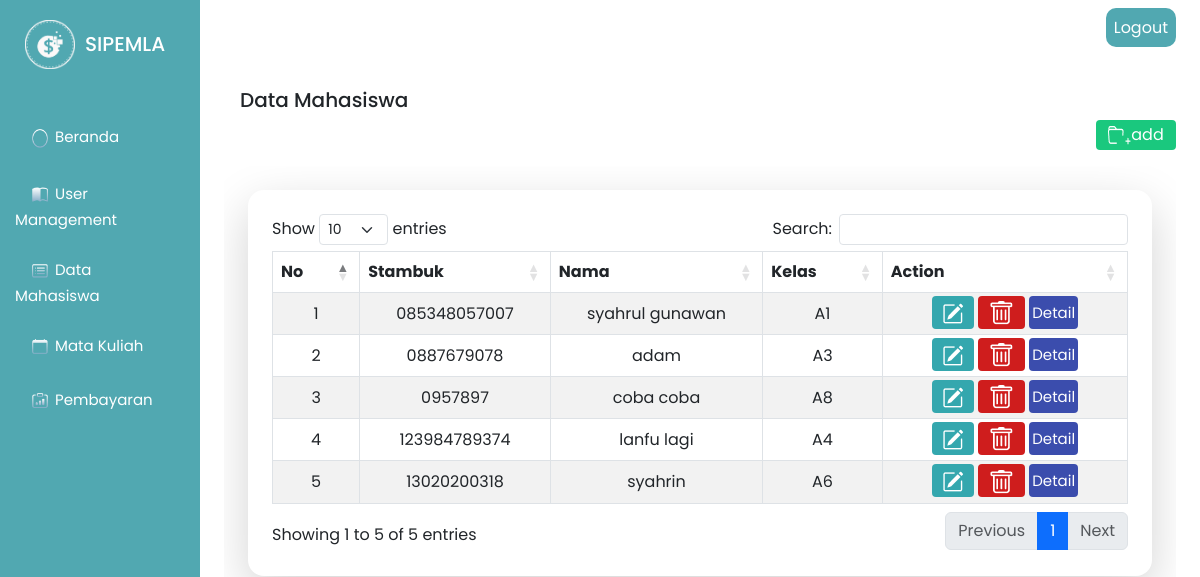
/SIPEMLA/Datamahasiswa (signed in), run on an earlier commit of the app's database.
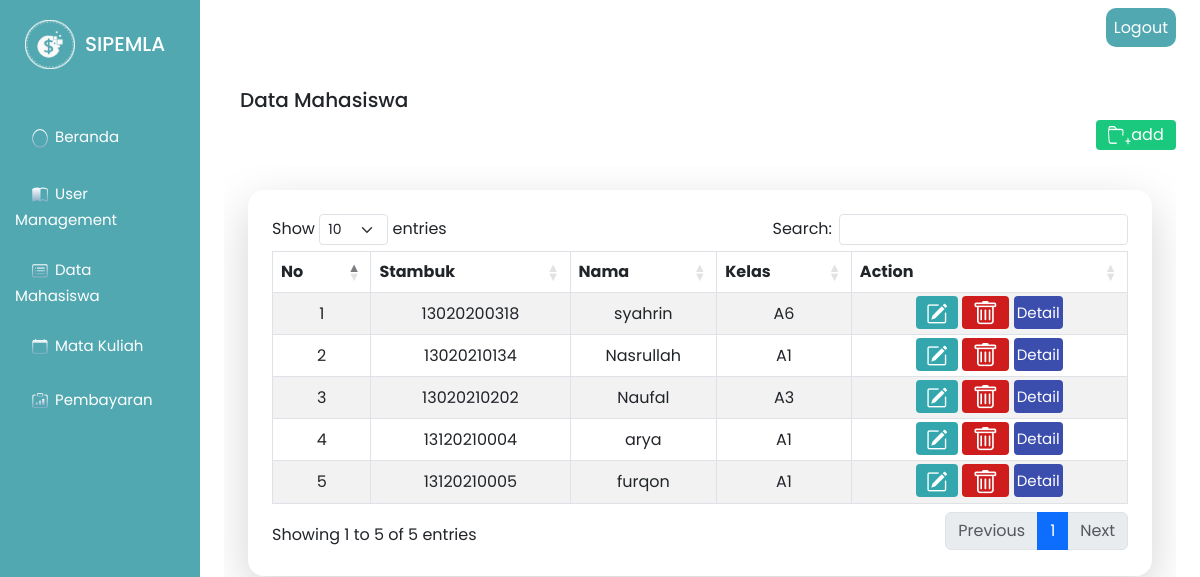
And on a later commit of the database.
### tables this page shows
CREATE TABLE `mahasiswa` (
  `stambuk` varchar(15) NOT NULL,
  `nama` varchar(80) NOT NULL,
  `prodi` enum('Teknik Informatika','Sistem Informasi') NOT NULL,
  `idkelas` int(11) NOT NULL
);

CREATE TABLE `kelas` (
  `idkelas` int(11) NOT NULL,
  `namekelas` varchar(11) NOT NULL
);

### SIPEMLA/app/core/Controller.php (called while the page is built, shortened)
<?php
class Controller
{
    public function view($view, $data = [])
    {
        require_once 'app/views/' . $view . '.php';
    }
    public function model($model)
    {
        return new $model;
    }
}

### SIPEMLA/app/core/App.php (called while the page is built, shortened)
<?php
class App {
    protected $controller = 'Home';
    protected $method = 'index';
    protected $params = [];
    public function __construct() {
        $url = $this->parseURL();
        if(empty($url[0])){
            if(file_exists('home.php')) {
                $this->controller = $url[0];
                unset($url[0]);
            }
            require_once 'app/controllers/' . $this->controller . '.php';
            $this->controller = new $this->controller;
        }else{
            if(file_exists('app/controllers/' . $url[0] . '.php')) {
                $this->controller = $url[0];
            }
            $this->controller = new $this->controller;
        }
        call_user_func_array([$this->controller, $this->method], $this->params);
    }
    public function parseURL(){
        if(isset($_GET['url'])) {
            $url = rtrim($_GET['url'], '/');
            $url = filter_var($url, FILTER_SANITIZE_URL);
            $url = explode('/', $url);
            return $url;
        }
    }
}

### SIPEMLA/index.php (called while the page is built, shortened)
<?php
$app = new App;

### SIPEMLA/app/core/Database.php (called while the page is built, shortened)
<?php
class Database {
    private $host       = DB_HOST;
    private $user       = DB_USER;
    private $pass       = DB_PASS;
    private $db_name    = DB_NAME;
    private $dbh;
    private $stmt;
    public function __construct(){
        $dsn = 'mysql:host=' .$this->host. ';dbname='.$this->db_name;
        $option = [
            PDO::ATTR_PERSISTENT => true,
            PDO::ATTR_ERRMODE =>PDO::ERRMODE_EXCEPTION
        ];
        try {
            $this->dbh = new PDO($dsn, $this->user, $this->pass, $option);
        } catch(PDOExeption $e) {
            die($e->getMessage());
        }
    }
    public function query($query){
        $this->stmt = $this->dbh->prepare($query);
    }
    public function execute()
    {
        $this->stmt->execute();
    }
    public function resultSet()
    {
        $this->execute();
        return $this->stmt->fetchAll(PDO::FETCH_ASSOC);
    }
}

### SIPEMLA/app/models/Mahasiswa_model.php (called while the page is built, shortened)
<?php
class Mahasiswa_model
{
    private $db;
    public function __construct()
    {
        $this->db = new Database;
    }
    public function tampil()
    {
        $this->db->query("SELECT stambuk, nama, prodi, kelas.namekelas FROM mahasiswa JOIN kelas ON mahasiswa.idkelas = kelas.idkelas;");
        return $this->db->resultSet();
    }
}

### SIPEMLA/app/views/Datamahasiswa/index.php (the view, shortened to what this page needs)
<link rel="stylesheet" href="<?= BASEURL ?>/assets/css/datamahasiswa.css">
<div class="container-usermanagement1">
    <div class="container-btn mt-3 ">
        <a class="btn-logout btn-sm" href="<?= BASEURL ?>/Login/keluar" role="button" onclick="return confirm('Anda Yakin Ingin Keluar')">Logout</a>
    </div>
    <div class="mt-5 ms-3 mb-2">
        <h5>Data Mahasiswa</h5>
    </div>
    <div>
        <div class="container-user rounded col-12 mx-auto">
            <div class="container-btn-add mb-3">
                <button class="btn-add" type="submit" data-bs-toggle="modal" data-bs-target="#formMahasiswa"><img src="<?= BASEURL ?>/assets/img/add.png" alt="">add</button>
            </div>
            <div class="overflow-y-auto p-4" style="max-height: 75vh;">
                <div class="overflow-x-auto rounded-4 shadow-lg p-4" style="min-width: 750px;">
                    <table id="myTable" class="table table-bordered table-striped " style="width:100%">
                        <thead>
                            <tr>
                                <th>No</th>
                                <th>Stambuk</th>
                                <th>Nama</th>
                                <th>Kelas</th>
                                <th>Action</th>
                            </tr>
                        </thead>
                        <tbody>
                            <?php
                            $no = 0;
                            foreach ($data['mahasiswa'] as $mhs) :
                                $no++;
                            ?>
                                <tr>
                                    <td><?= $no; ?></td>
                                    <td><?= $mhs['stambuk']; ?></td>
                                    <td><?= $mhs['nama']; ?></td>
                                    <td><?= $mhs['namekelas']; ?></td>
                                    <td>
                                        <a class="btn-edit" role="button" href="<?= BASEURL; ?>/Datamahasiswa/editTampil/<?= $mhs['stambuk'] ?>"><img src="<?= BASEURL ?>/assets/img/edit.png" alt="icon-edit"></a>
                                        <a class="btn-delete" role="button" href="<?= BASEURL; ?>/Datamahasiswa/hapus/<?= $mhs['stambuk'] ?>" onclick="return confirm('Anda Yakin Ingin Hapus')"><img src="<?= BASEURL ?>/assets/img/delete.png" alt="icon-delete"></a>
                                        <a style="text-decoration: none;" class="btn-detail detail-mahasiswa" role="button" href="<?= BASEURL; ?>/Datamahasiswa/detail/<?= $mhs['stambuk'] ?>">Detail</a>
                                    </td>
                                </tr>
                            <?php endforeach; ?>
                        </tbody>
                    </table>
                </div>
            </div>
        </div>
    </div>
</div>

### SIPEMLA/app/controllers/Datamahasiswa.php (shortened to what this page needs)
<?php
class Datamahasiswa extends Controller {
    public function index()
    {
        if($_SESSION['role'] == 'Admin'){
            $data['title'] = 'Data Mahasiswa';
            $data['mahasiswa'] = $this->model('Mahasiswa_model')->tampil();
            $data['matkul'] = $this->model('Matkul_model')->tampil();
            $data['kelas'] = $this->model('Kelas_model')->tampil();
            $this->view('templates/header', $data);
            $this->view('templates/sidebar');
            $this->view('Datamahasiswa/index', $data);
            $this->view('templates/footersidebar');
            $this->view('templates/footer');
        }else{
            header("Location:" . BASEURL . "/Berandakp");
            exit();
        }
    }
}

### SIPEMLA/app/views/templates/header.php (shortened to what this page needs)
<!DOCTYPE html>
<html lang="en">
  <head>
    <link
    rel="stylesheet"
    href="https://cdn.jsdelivr.net/npm/bootstrap@5.3.2/dist/css/bootstrap.min.css"
    />
    <link rel="stylesheet" type="text/css" href="https://cdnjs.cloudflare.com/ajax/libs/twitter-bootstrap/5.3.0/css/bootstrap.min.css">
    <link rel="stylesheet" type="text/css" href="https://cdn.datatables.net/1.13.7/css/dataTables.bootstrap5.min.css">
  </head>

### SIPEMLA/app/views/templates/sidebar.php
<link rel="stylesheet" href="<?= BASEURL ?>/assets/css/sidebar.css" />
<body?>
  <div class="container-fluid">
    <div class="row">
      <nav class="col-md-2 d-none d-md-block sidebar">
        <div class="sidebar-logo">
          <a href="http://localhost/SIPEMLA/Beranda">
            <img src="<?= BASEURL ?>/assets/img/logo-sipemla.png" alt="Logo SIPEMLA" />
          </a>
          <h5 class="link-sipemla">
            SIPEMLA
          </h5>
        </div>
        <ul class="sidebar-menu">
          <li>
            <a href="http://localhost/SIPEMLA/Beranda"><img src="<?= BASEURL ?>/assets/img/Beranda-icon.png" alt="Icon 1" />Beranda</a>
          </li>
          <li>
            <a href="http://localhost/SIPEMLA/Usermanagement"><img src="<?= BASEURL ?>/assets/img/user-icon.png" alt="Icon 2" />User Management</a>
          </li>
          <li>
            <a href="http://localhost/SIPEMLA/Datamahasiswa"><img src="<?= BASEURL ?>/assets/img/mahasiswa-icon.png" alt="Icon 3" />Data Mahasiswa</a>
          </li>
          <li>
            <a href="http://localhost/SIPEMLA/Matakuliah"><img src="<?= BASEURL ?>/assets/img/matkul-icon.png" alt="Icon 4" />Mata Kuliah</a>
          </li>
          <li>
            <a href="http://localhost/SIPEMLA/Pembayaran"><img src="<?= BASEURL ?>/assets/img/pembayaran-icon.png" alt="Icon 5" />Pembayaran</a>
          </li>
        </ul>
      </nav>
      <main role="main" class="col-md-9 ml-sm-auto col-lg-10 px-4 ">

### SIPEMLA/app/views/templates/footersidebar.php (shortened to what this page needs)
    </main>
  </div>
</div>

### SIPEMLA/app/views/templates/footer.php (shortened to what this page needs)
</body>
</html>

### SIPEMLA/assets/css/sidebar.css (style rules this page uses)
.sidebar { height: 100vh; background-color: #51a8b1; color: #fff; padding-top: 20px; }
.sidebar-logo { text-align: center; margin-bottom: 20px; display: flex; align-items: center; justify-content: center; }
.sidebar-logo h5 { padding: 10px; margin: 0; }
.sidebar-logo img { width: 50px; height: auto; }
.sidebar-menu { margin-top: 50px; list-style-type: none; padding: 3px; font-size: 15px; }
.sidebar-menu li { margin-bottom: 25px; }
.sidebar-menu a { color: #fff; text-decoration: none; border-radius: 15px; padding: 5px 10px; transition: background-color 0.3s, border 0.3s; }
.sidebar-menu img { padding: 7px; width: 30px; height: auto; }

### SIPEMLA/assets/css/datamahasiswa.css (style rules this page uses)
.container-btn { text-align: right; margin-bottom: 10px; }
.container-btn .btn-logout { background-color: #51a8b1; font-family: "Poppins", sans-serif; color: white; border-radius: 10px; text-decoration: none; border: none; padding: 8px; }
.container-btn-add { text-align: right; margin-bottom: 10px; }
.container-btn-add .btn-add { width: 80px; height: auto; background-color: #1ac87e; font-family: "Poppins", sans-serif; font-size: 16px; color: white; border-radius: 4px; text-decoration: none; border: none; padding: 3px; }
.container-user table { text-align: center; }
.container-user th, .container-user td { vertical-align: middle; }
.btn-edit { background-color: #34a7ae; color: #fff; border: none; padding: 5px 10px; cursor: pointer; }
.btn-delete { background-color: #cf1d1d; color: #fff; border: none; padding: 5px 10px; cursor: pointer; }
.btn-detail { background-color: #3b4dad; color: #fff; border: none; cursor: pointer; padding-top: 6px; padding-bottom: 6px; padding-left: 3px; padding-right: 3px; font-size: 15px; }
.btn-edit, .btn-delete, .btn-detail { border-radius: 4px; }

What changed in the data, as far as the page shows it:
removed mahasiswa: stambuk "085348057007", nama "syahrul gunawan", idkelas.namekelas "A1"
removed mahasiswa: stambuk "0887679078", nama "adam", idkelas.namekelas "A3"
removed mahasiswa: stambuk "0957897", nama "coba coba", idkelas.namekelas "A8"
removed mahasiswa: stambuk "123984789374", nama "lanfu lagi", idkelas.namekelas "A4"
added mahasiswa: stambuk "13020210134", nama "Nasrullah", idkelas.namekelas "A1"
added mahasiswa: stambuk "13020210202", nama "Naufal", idkelas.namekelas "A3"
added mahasiswa: stambuk "13120210004", nama "arya", idkelas.namekelas "A1"
added mahasiswa: stambuk "13120210005", nama "furqon", idkelas.namekelas "A1"
